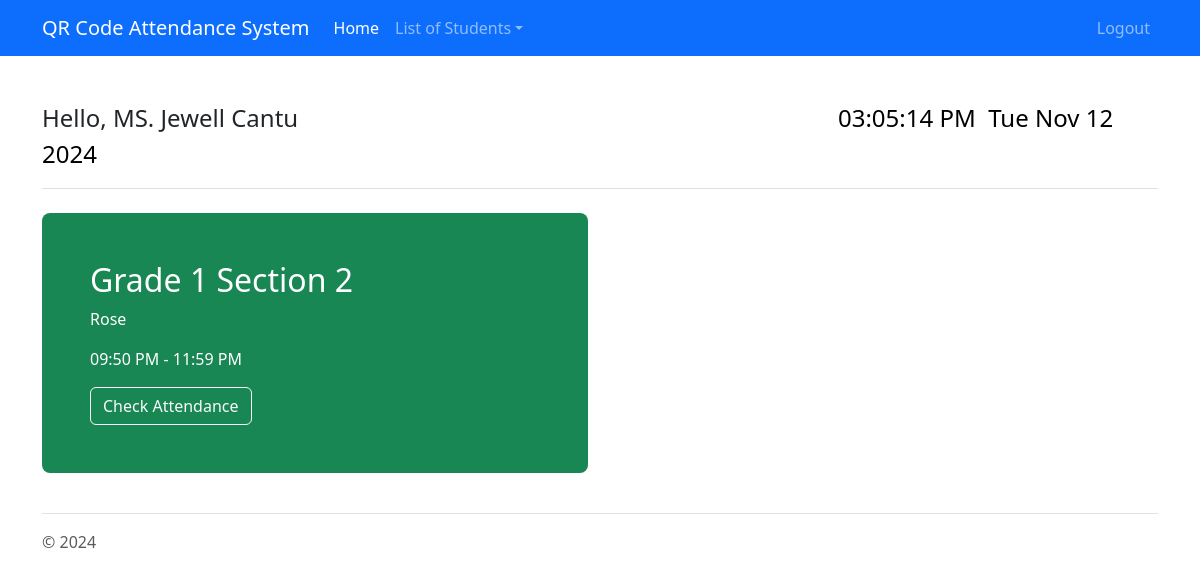
The app's page /attendance/home.php (signed in) with its own data.
### tables this page shows
CREATE TABLE `teachers` (
  `teacher_id` int(11) NOT NULL,
  `courtesy` varchar(2555) NOT NULL,
  `name` varchar(200) NOT NULL,
  `contact` varchar(200) NOT NULL,
  `username` varchar(200) NOT NULL,
  `password` varchar(200) NOT NULL,
  `subject_id` int(20) NOT NULL,
  `grade_id` int(20) NOT NULL,
  `image` varchar(200) NOT NULL,
  `status` varchar(200) NOT NULL DEFAULT 'Offline'
);

CREATE TABLE `schedules` (
  `schedule_id` int(11) NOT NULL,
  `start_class` time NOT NULL,
  `end_class` time NOT NULL,
  `grade_id` int(11) NOT NULL,
  `section_id` int(11) NOT NULL,
  `subject_id` int(11) NOT NULL,
  `teacher_id` int(11) NOT NULL
);

CREATE TABLE `sections` (
  `section_id` int(11) NOT NULL,
  `section` int(10) NOT NULL
);

CREATE TABLE `subject` (
  `subject_id` int(11) NOT NULL,
  `subject` varchar(200) NOT NULL,
  `grade_id` int(10) NOT NULL
);

### attendance/home.php (the view, shortened to what this page needs)
<?php
include("db_connection.php");
$query = "SELECT s.student_id, s.status FROM students s";
$result = mysqli_query($conn, $query);
?>
<?php
if(isset($_SESSION["teacher_id"])) {
    $user_id = $_SESSION["teacher_id"];
    include("db_connection.php");
    $get_record = mysqli_query($conn, "SELECT * FROM teachers WHERE teacher_id='$user_id'");
    if ($row_edit = mysqli_fetch_assoc($get_record)) {
        $name = $row_edit['name'];
        $title = $row_edit['courtesy'];
    } else {
        die("Teacher not found.");
    }date_default_timezone_set('Asia/Manila');
    $view_query = "SELECT sections.*, subject.*, schedules.*,
                  TIME_FORMAT(schedules.start_class, '%h:%i %p') AS start_class,
                  TIME_FORMAT(schedules.end_class, '%h:%i %p') AS end_class
                  FROM schedules
                  JOIN sections ON schedules.section_id = sections.section_id
                  JOIN subject ON schedules.subject_id = subject.subject_id
                  WHERE schedules.teacher_id = '$user_id'";
    $result = mysqli_query($conn, $view_query);
} else {
    header("Location: index.php");
    exit();
}
?>
<!DOCTYPE html>
<html lang="en">
<head>
    <link href="admin/assets/dist/css/bootstrap.min.css" rel="stylesheet">
    <link href="css/navbar.css" rel="stylesheet">
</head>
<body>
<main>
    <nav class="navbar navbar-expand-lg navbar-dark bg-primary" aria-label="Eighth navbar example">
        <div class="container">
            <a class="navbar-brand" href="#">QR Code Attendance System</a>
            <div class="collapse navbar-collapse" id="navbarsExample07">
                <ul class="navbar-nav me-auto mb-2 mb-lg-0">
                    <li><a class="nav-link active" href="#">Home</a></li>
                    <li class="nav-item dropdown">
                        <a class="nav-link dropdown-toggle" href="#" id="dropdown01" data-bs-toggle="dropdown" aria-expanded="false">List of Students</a>
                            <?php mysqli_data_seek($result, 0);  ?>
                    </li>
                </ul>
                <form>
                    <ul class="navbar-nav me-auto mb-2 mb-lg-0">
                        <a class="nav-link" href="logout.php">Logout</a>
                    </ul>
                </form>
            </div>
        </div>
    </nav>
    <div class="container py-4">
        <header class="pb-3 mb-4 border-bottom">
            <span class="fs-4">Hello, <?php echo htmlspecialchars($title) . " " . htmlspecialchars($name); ?></span>
            <span id="clock" class="clock-container"></span>&nbsp;&nbsp;
            <span id="date" class="clock-container"></span>
        </header>
        <div class="row align-items-md-stretch">
            <?php mysqli_data_seek($result, 0);  ?>
            <?php while ($row = mysqli_fetch_assoc($result)): ?>
                <?php
                $section_id = $row['section_id'];
                $grade_name = $row['grade_id'];
                $section_name = $row['section'];
                $subject_name = $row['subject'];
                $class_start = $row['start_class'];
                $class_end = $row['end_class'];
                $current_time = time();
                $class_start_datetime = strtotime(date('Y-m-d') . ' ' . $class_start);
                $class_end_datetime = strtotime(date('Y-m-d') . ' ' . $class_end);
                $attendance_start_time = $class_start_datetime - (5 * 60);
                $countdown = '';
                if ($current_time >= $attendance_start_time && $current_time < $class_end_datetime) {
                    $disable_link = false;
                    $button_text = 'Check Attendance';
                    $link_url = "attendance.php?grade=" . urlencode($grade_name) . "&sections=" . urlencode($section_name);
                } elseif ($current_time >= $class_end_datetime) {
                    $disable_link = true;
                    $button_text = 'Class Ended';
                    $link_url = '';
                } else {
                    $disable_link = true;
                    $button_text = 'Attendance Unavailable';
                    $link_url = '';
                }
                ?>
                <div class="col-md-6 mb-3">
                    <div class="h-60 p-5 text-white bg-success rounded-3">
                        <h2>Grade <?php echo htmlspecialchars($grade_name); ?> Section <?php echo htmlspecialchars($section_name); ?></h2>
                        <p><?php echo htmlspecialchars($subject_name); ?></p>
                        <p><?php echo htmlspecialchars($class_start); ?> - <?php echo htmlspecialchars($class_end); ?></p>
                        <?php if ($disable_link): ?>
                            <button class="btn btn-outline-light disabled" type="button" disabled><?php echo htmlspecialchars($button_text); ?></button>
                            <?php if ($countdown !== ''): ?>
                                <div id="countdown-parent<?php echo $section_id; ?>" class="countdown-container"></div>
                            <?php endif; ?>
                        <?php else: ?>
                            <a href="<?php echo htmlspecialchars($link_url); ?>" class="btn btn-outline-light" type="button"><?php echo htmlspecialchars($button_text); ?></a>
                        <?php endif; ?>
                    </div>
                </div>
            <?php endwhile; ?>
        </div>
        <footer class="pt-3 mt-4 text-muted border-top">
            &copy; <?php echo date("Y"); ?>
        </footer>
    </div>
</body

### attendance/css/navbar.css (style rules this page uses)
body { padding-bottom: 20px; }
.navbar { margin-bottom: 20px; }

### attendance/home.php (style rules this page uses)
.clock-container { color: #000; font-size: 1.5rem; }
#clock { margin-left:48%; }

### records on screen
teachers: courtesy "MS.", name "Jewell Cantu"
schedules: grade "1", section.section "2", subject.subject "Rose", class_start "09:50 PM", class_end "11:59 PM", button_text "Check Attendance"
